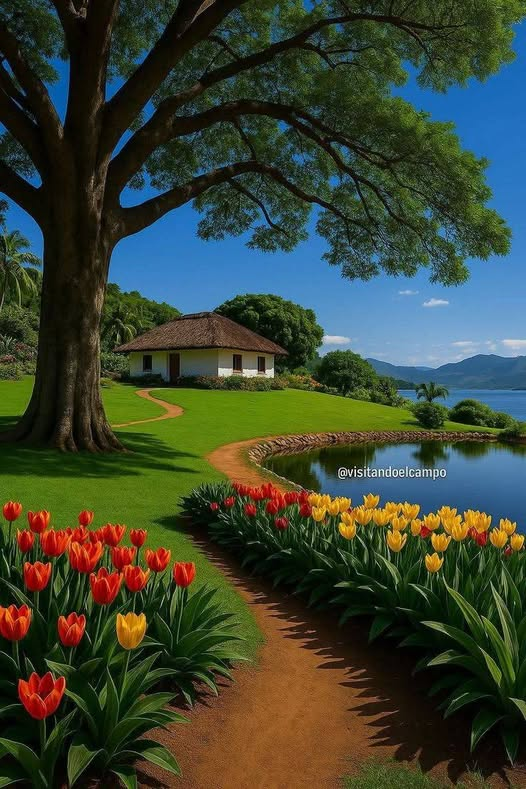
#> input picture S05/coins.jpg, 526 x 789 px, given in place of the camera
$ python segmentacion_01.py
#> lines starting #> are read from the running program, lines starting #| are printed output that depends on the picture; after the words box and inside, x2 and y2 are one past the last pixel; in counts of white or black regions, pixels touching at a corner belong together
import cv2
import numpy as np

# Cámara de seguridad
camara = cv2.VideoCapture(0)

# Modelo simple del fondo
detector_fondo = cv2.createBackgroundSubtractorMOG2(
    history=500,
    varThreshold=40,
    detectShadows=True
)

# Elemento estructurante para operaciones morfológicas
kernel = cv2.getStructuringElement(
    cv2.MORPH_RECT, (5, 5)
)

while True:
    ret, frame = camara.read()
#> frame is the input picture: shape (789, 526, 3); mean B, G, R 50.8, 67.8, 58

    if not ret:
        print("No se pudo obtener imagen de la cámara.")
        break

    # 1. Segmentación inicial
    mascara = detector_fondo.apply(frame)
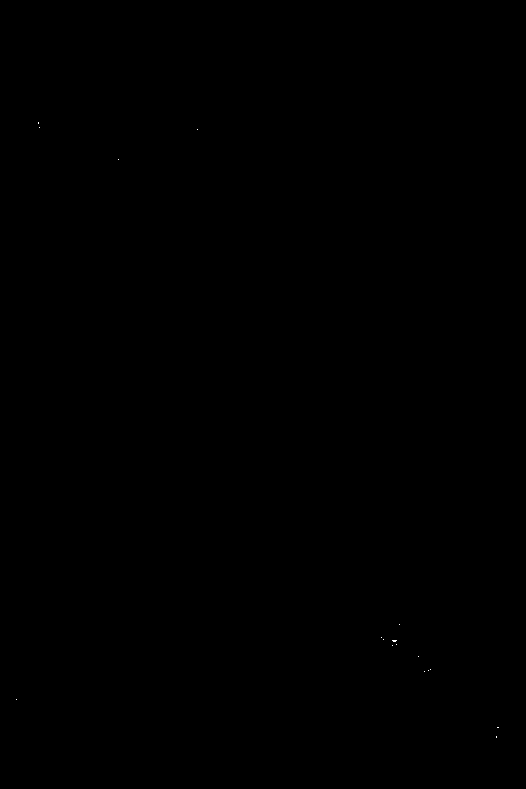
#> mascara: shape (789, 526); values 127 (black) and 255 (white), 0.01% white in thin lines or dots, all inside (x1, y1, x2, y2) = (16, 122, 499, 738)

    # 2. Umbralización
    _, mascara = cv2.threshold(
        mascara,
        200,
        255,
        cv2.THRESH_BINARY
    )

    # 3. Operaciones morfológicas
    # Apertura: elimina pequeños puntos de ruido
    mascara = cv2.morphologyEx(
        mascara,
        cv2.MORPH_OPEN,
        kernel,
        iterations=2
    )
#> mascara: shape (789, 526); every value is 0

    # Cierre: rellena pequeños espacios
    mascara = cv2.morphologyEx(
        mascara,
        cv2.MORPH_CLOSE,
        kernel,
        iterations=2
    )

    # 4. Detección de contornos
    contornos, _ = cv2.findContours(
        mascara,
        cv2.RETR_EXTERNAL,
        cv2.CHAIN_APPROX_SIMPLE
    )
#> contornos = []

    objetos = 0

    for contorno in contornos:
        area = cv2.contourArea(contorno)

        # Evita considerar ruido como un objeto
        if area > 1500:
            objetos += 1

            x, y, w, h = cv2.boundingRect(contorno)

            cv2.rectangle(
                frame,
                (x, y),
                (x + w, y + h),
                (0, 0, 255),
                2
            )

            cv2.putText(
                frame,
                "Movimiento detectado",
                (x, y - 10),
                cv2.FONT_HERSHEY_SIMPLEX,
                0.6,
                (0, 0, 255),
                2
            )
#> this loop made 0 passes
#> after the loop, objetos = 0

    cv2.putText(
        frame,
        f"Objetos detectados: {objetos}",
        (20, 30),
        cv2.FONT_HERSHEY_SIMPLEX,
        0.7,
        (0, 255, 0),
        2
    )
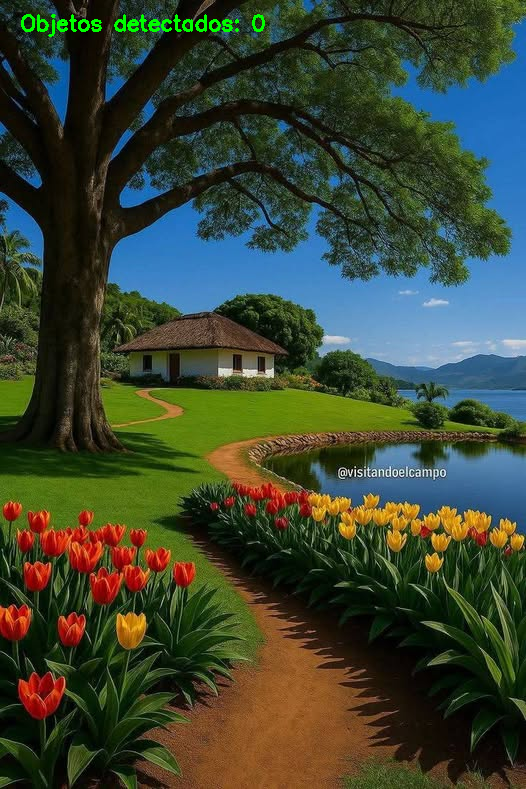
#> frame: shape (789, 526, 3); 0.42% of pixels changed, all inside (x1, y1, x2, y2) = (21, 14, 265, 37)

    cv2.imshow("Sistema de seguridad", frame)
    cv2.imshow("Mascara segmentada", mascara)

    # Presionar Q para terminar
    if cv2.waitKey(1) & 0xFF == ord("q"):
#> (key q is pressed here)
        break

camara.release()
cv2.destroyAllWindows()
